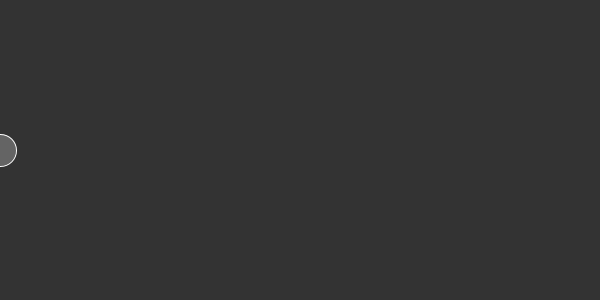
Frame 1 (no input)
Frame 60 (the mouse pressed at the canvas centre just before this capture): identical to frame 1, image omitted
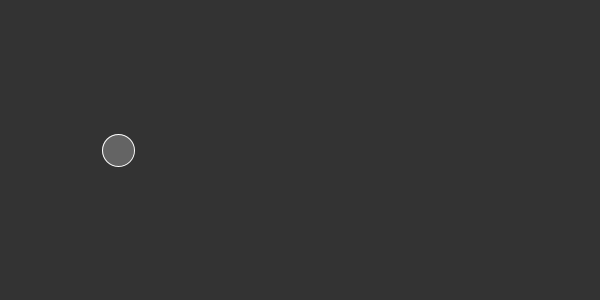
Frame 120 (the mouse held since frame 60 and released just before this capture)

The Processing sketch that drew these frames (run headless with seeded random() and noise(); from frame 60 on, the mouse is pressed at the canvas centre):

// Processing sketch: bouncingball_variables_
// ── bouncingball_variables_.pde
float circleX;
boolean going = false;
float xspeed=2;
void setup(){
  //only once
  size(600,300);
  circleX=0;

  //background(50);
}
void draw(){
  //conti
  background(51);  
  fill(100);
  stroke(255);
  
  ellipse(circleX,height/2,32,32);
  if(going){
    circleX=circleX+xspeed;
    if(circleX>=width || circleX<0){
    xspeed=xspeed*-1.2;
    }
    /*
    if(circleX<0){
    xspeed=2;
    }
    */
  }
}

void mousePressed(){
 /* if(!going){
  going= true;
  }
  else{
  going = false;
  }
  or
  */
  going=!going;
}
/*
void keyPressed(){
 going = false;
}

*/
